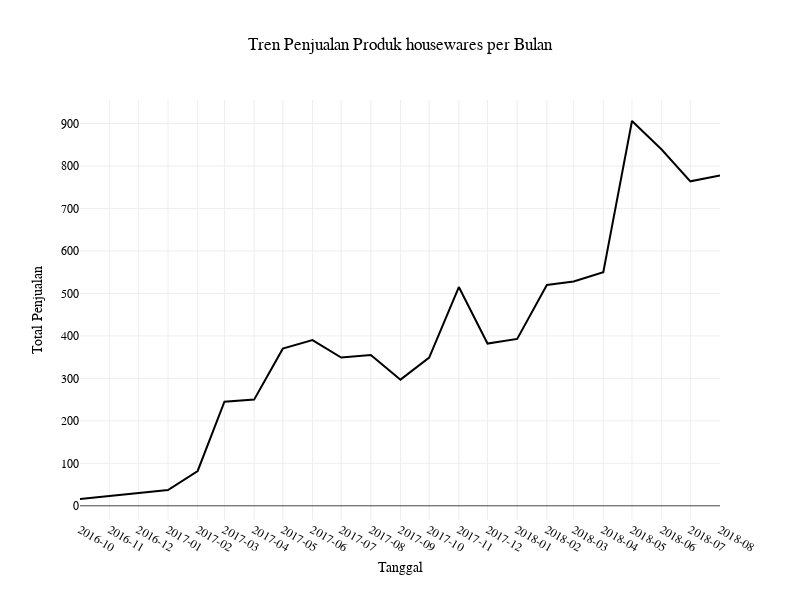

Notebook code cell kept with this figure:
### Code cell
st.header("Trend Penjualan Per-Product")

# Membuat Filter Selectbox
produk_terpilih = st.selectbox('Pilih Produk:', order_with_products_name_english_df['product_category_name_english'].unique())
filtered_df = order_with_products_name_english_df[order_with_products_name_english_df['product_category_name_english'] == produk_terpilih]

# Konversi kolom datetime menjadi objek datetime Pandas
filtered_df['order_approved_at'] = pd.to_datetime(filtered_df['order_approved_at'], format='%Y-%m-%d %H:%M:%S')

# Mendapatkan timestamp hanya untuk tahun dan bulan
filtered_df['order_approved_at'] = filtered_df['order_approved_at'].apply(lambda x: x.replace(day=1, hour=0, minute=0, second=0, microsecond=0).timestamp())

# Membuat DataFrame dengan total penjualan per produk dan bulan
total_penjualan_per_produk = filtered_df.groupby(['order_approved_at'])['order_item_id'].sum().reset_index()

# Urutkan DataFrame secara ascending berdasarkan tahun dan bulan
total_penjualan_per_produk = total_penjualan_per_produk.sort_values(by=['order_approved_at'], ascending=True)

# Konversi timestamp kembali menjadi format tanggal
total_penjualan_per_produk['order_approved_at'] = pd.to_datetime(total_penjualan_per_produk['order_approved_at'], unit='s')

# Plotly Line Chart
fig = px.line(total_penjualan_per_produk, x='order_approved_at', y='order_item_id',
              title=f'Tren Penjualan Produk {produk_terpilih} per Bulan',
              labels={'order_item_id': 'Total Penjualan', 'order_approved_at': 'Tanggal'})
fig.update_layout(
    xaxis_title='Tanggal',
    yaxis_title='Total Penjualan',
    font=dict(family='Arial', size=12, color='black'),
    height=600,  # Atur tinggi grafik
    width=800    # Atur lebar grafik
)

# Format sumbu x agar menampilkan bulan dan tanggal yang sesuai
fig.update_xaxes(
    tickformat="%Y-%m",
    tickmode="linear",
    tick0=total_penjualan_per_produk['order_approved_at'].min(),
    dtick='M1',
)

st.plotly_chart(fig)

# Menampilkan pada Notebook
pio.show(fig)

st.write("Dari Trendline diatas dapat kita lihat hampir pada semua kategori cenderung positif trend nya, artinya E-Commerce ini cukup sukses dalam pengembangan citra mereka. Namun meski begitu terdapat kategori-kategori yang cenderung menurun memasuki Q3 pada Tahun 2018 ini, mereka tetap harus mengevaluasi apa yang terjadi. Namun secara Overall E-Commerce ini sudah berjalan dengan trend yang positif")

# Tautan ke sumber data
st.markdown("[Sumber Data](https://drive.google.com/drive/folders/18EYx4gz8U8SjR7lzY2HxJoN5aLnNWM_M)")

### Figure 1 — Plotly figure (JSON) as saved in the notebook; plotly's stock layout.template omitted (floating-point values rounded to 4 significant figures)
{"data": [{"hovertemplate": "Tanggal=%{x}<br>Total Penjualan=%{y}<extra></extra>", "legendgroup": "", "line": {"color": "#000001", "dash": "solid"}, "marker": {"symbol": "circle"}, "mode": "lines", "name": "", "orientation": "v", "showlegend": false, "type": "scatter", "x": ["2016-10-01T00:00:00", "2017-01-01T00:00:00", "2017-02-01T00:00:00", "2017-03-01T00:00:00", "2017-04-01T00:00:00", "2017-05-01T00:00:00", "2017-06-01T00:00:00", "2017-07-01T00:00:00", "2017-08-01T00:00:00", "2017-09-01T00:00:00", "2017-10-01T00:00:00", "2017-11-01T00:00:00", "2017-12-01T00:00:00", "2018-01-01T00:00:00", "2018-02-01T00:00:00", "2018-03-01T00:00:00", "2018-04-01T00:00:00", "2018-05-01T00:00:00", "2018-06-01T00:00:00", "2018-07-01T00:00:00", "2018-08-01T00:00:00"], "xaxis": "x", "y": [16, 37, 82, 245, 250, 370, 390, 349, 355, 297, 349, 515, 382, 393, 520, 528, 550, 906, 839, 764, 778], "yaxis": "y"}], "layout": {"font": {"color": "black", "family": "Arial", "size": 12}, "height": 600, "legend": {"tracegroupgap": 0}, "title": {"text": "Tren Penjualan Produk housewares per Bulan"}, "width": 800, "xaxis": {"anchor": "y", "domain": [0, 1], "dtick": "M1", "tick0": "2016-10-01T00:00:00", "tickformat": "%Y-%m", "tickmode": "linear", "title": {"text": "Tanggal"}}, "yaxis": {"anchor": "x", "domain": [0, 1], "title": {"text": "Total Penjualan"}}}}
